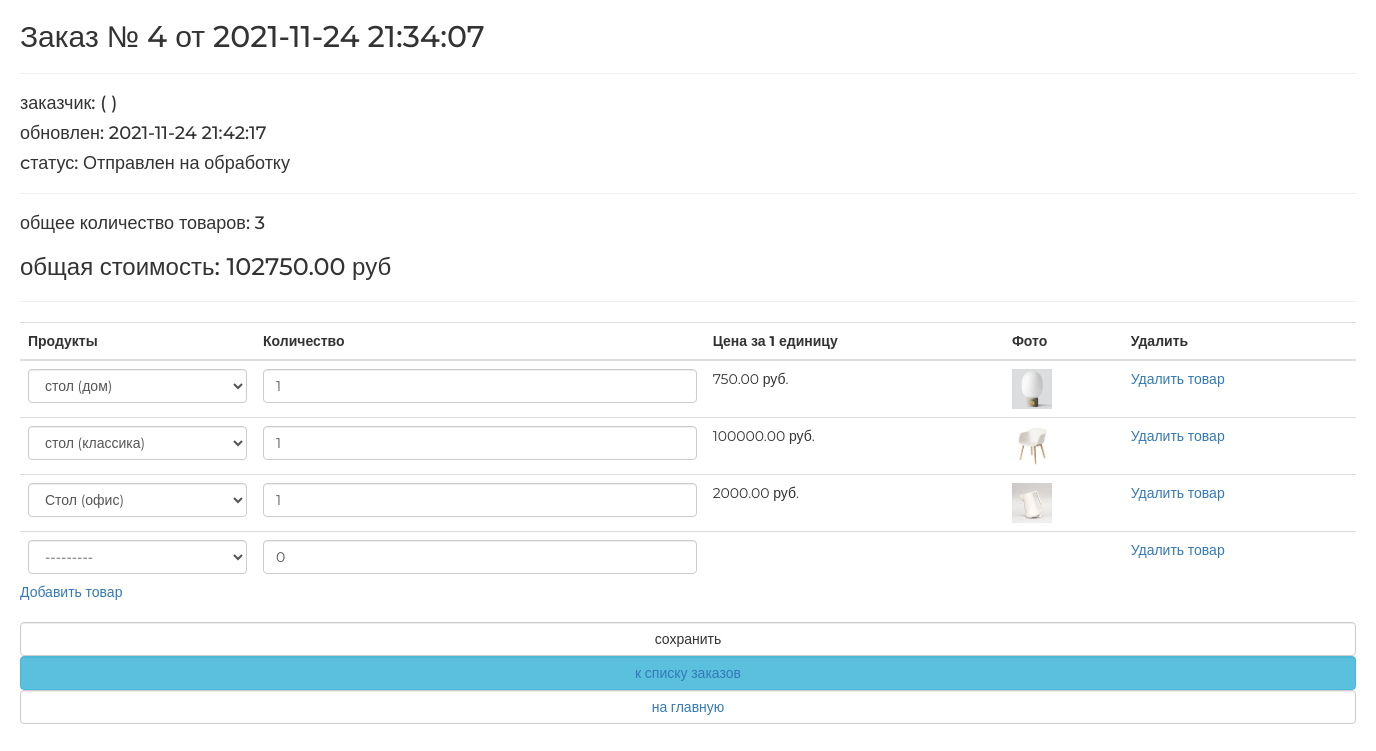
Page /order/update/4/ on the committed database.
### ordersapp/models.py (models this page shows, shortened)
class Order(models.Model):
    STATUS_FORMING = 'FM'
    STATUS_SEND_TO_PROCEED = 'STP'
    STATUS_PROCEEDED = 'PRD'
    STATUS_PAID = 'PD'
    STATUS_DONE = 'DN'
    STATUS_CANCELED = 'CN'
    STATUSES = (
        (STATUS_FORMING, 'Формируется'),
        (STATUS_SEND_TO_PROCEED, 'Отправлен на обработку'),
        (STATUS_PROCEEDED, 'Обработан'),
        (STATUS_PAID, 'Оплачен'),
        (STATUS_DONE, 'Готов'),
        (STATUS_CANCELED, 'Отменен'),
    )
    user = models.ForeignKey(settings.AUTH_USER_MODEL, on_delete=models.CASCADE)
    status = models.CharField(choices=STATUSES, default=STATUS_FORMING, max_length=3)
    created_at = models.DateTimeField(auto_now_add=True)
    update_at = models.DateTimeField(auto_now=True)
    is_active = models.BooleanField(default=True)
    def get_total_quantity(self):
        _items = self.orderitems.select_related()  # select_related() получаем все данные связанных моделей
        return sum(list(map(lambda x: x.quantity, _items)))
    def get_total_cost(self):
        _items = self.orderitems.select_related()
        return sum(list(map(lambda x: x.product_post, _items)))

class OrderItem(models.Model):
    order = models.ForeignKey(Order, on_delete=models.CASCADE, related_name='orderitems')
    product = models.ForeignKey(Product, on_delete=models.CASCADE, verbose_name='Продукты')
    quantity = models.PositiveSmallIntegerField(default=0, verbose_name='Количество')
    class Meta:
        verbose_name = 'Продукт'
        verbose_name_plural = 'Продукты'
    @property
    def product_post(self):
        return self.product.price * self.quantity

### mainapp/models.py (models this page shows, shortened)
class Product(models.Model):
    category = models.ForeignKey(ProductCategory, on_delete=models.CASCADE, verbose_name='категория')
    name = models.CharField(max_length=128, verbose_name='Название')
    image = models.ImageField(upload_to='product', blank=True, verbose_name='Картинка')
    short_desc = models.CharField(max_length=255, verbose_name='Краткое описание')
    description = models.TextField(verbose_name='Описание')
    price = models.DecimalField(decimal_places=2, max_digits=10, default=0, verbose_name='Цена')
    quantity = models.PositiveSmallIntegerField(default=0, verbose_name='Количество')
    is_active = models.BooleanField(default=True)
    def __str__(self):
        return f'{self.name} ({self.category.name})'
    class Meta:
        verbose_name = 'Продукт'
        verbose_name_plural = 'Продукты'
        ordering = ('-id',)

### ordersapp/views.py (the view, shortened to what this page needs)
# urls.py: path('update/<pk>/', ordersapp.OrderUpdateView.as_view(), name='update'),
class OrderUpdateView(UpdateView):
    model = Order
    fields = []
    success_url = reverse_lazy('order:list')
    def get_context_data(self, **kwargs):
        context_data = super().get_context_data(**kwargs)
        OrderFormSet = inlineformset_factory(Order, OrderItem, OrderItemForm, extra=1)
        if self.request.POST:
            formset = OrderFormSet(self.request.POST, instance=self.object)
        else:
            formset = OrderFormSet(instance=self.object)
            for form in formset:
                if form.instance.pk:
                    form.initial['price'] = form.instance.product.price
                    form.initial['image'] = form.instance.product.image
        context_data['orderitems'] = formset
        return context_data

### mainapp/context_processors.py (called while the page is built)
def basket(request):
    basket_items = []
    if request.user.is_authenticated:
        basket_items = Basket.objects.filter(user=request.user)
    return {'basket': basket_items}  # всегда словарь возвращает

### ordersapp/templates/ordersapp/order_form.html (shortened to what this page needs)
{% extends "ordersapp/base.html" %}
{% load static %}
{% block content %}
   {% include 'ordersapp/includes/inc_order_summary.html' %}
   <div class="order_form">
       <form action="" method="post">
           <table class="table">
               {% for form in orderitems.forms %}
                   {% if forloop.first %}
                       <thead>
                       <tr>
                           {% for field in form.visible_fields %}
                               <th class="{% cycle 'td1' 'td2' 'td3' 'td4' 'td5'%} order formset_td">
                                   {{ field.label|capfirst }}
                               </th>
                           {% endfor %}
                       </tr>
                       </thead>
                   {% endif %}
                   <tr class="formset_row">
                       {% for field in form.visible_fields %}
                           <td class="{% cycle 'td1' 'td2' 'td3' 'td4' 'td5'%} order formset_td">
                                {% if field.name == 'price' %}
                                    {% if field.value %}
                                        <span class="orderitems-{{ forloop.parentloop.counter0 }}-price">{{ field.value }}
                                        </span> руб.
                                    {% endif %}
                               {% elif field.name == 'image'%}
                                    {% if field.value %}
                                        <img style="width: 40px" src="/media/{{ field.value }}" alt="">
                                    {% endif %}
                                {% else %}
                                    {{ field }}
                                {% endif %}
                           </td>
                       {% endfor %}
                   </tr>
               {% endfor %}
           </table>
           <button type="submit" value="сохранить" class="btn btn-default btn-round form-control last">сохранить</button>
           {% include 'ordersapp/includes/inc_order_actions.html' %}
       </form>
   </div>
{% endblock %}

### ordersapp/templates/ordersapp/includes/inc_order_summary.html (shortened to what this page needs)
{% if object %}
   <div class="h2">Заказ № {{ object.pk }} от {{ object.created_at|date:"Y-m-d H:i:s" }}</div>
   <hr>
   <div class="h4">заказчик: {{ user.username }} ({{ user.last_name }} {{ user.first_name }}) </div>
   <div class="h4">обновлен: {{ object.update_at|date:"Y-m-d H:i:s" }}</div>
   <div class="h4">cтатус: {{ object.get_status_display }}</div>
   <hr>
   <div class="h4">
       общее количество товаров: <span class="order_total_quantity">{{ object.get_total_quantity }}</span>
   </div>
   <div class="h3">
       общая стоимость: <span class="order_total_cost">{{ object.get_total_cost }}</span> руб
   </div>
{% endif %}
<hr>

### static/css/style.css (style rules this page uses)
* { margin: 0; padding: 0; }
body { font-family: 'Montserrat', sans-serif; }
html, body { height: 100%; }
table { width: 100%; }
td:first-child { width: 235px; }

### rows in the picture
Order: pk "4", created_at "2021-11-24 21:34:07", update_at "2021-11-24 21:42:17", status "Отправлен на обработку", get_total_quantity "3", get_total_cost "102750.00"
Product: value "750.00", value (picture)
Product: value "100000.00", value (picture)
Product: value "2000.00", value (picture)

### other values in the picture
{{ field.label|capfirst }} "Продукты" "Количество" "Цена за 1 единицу" "Фото" "Удалить"
